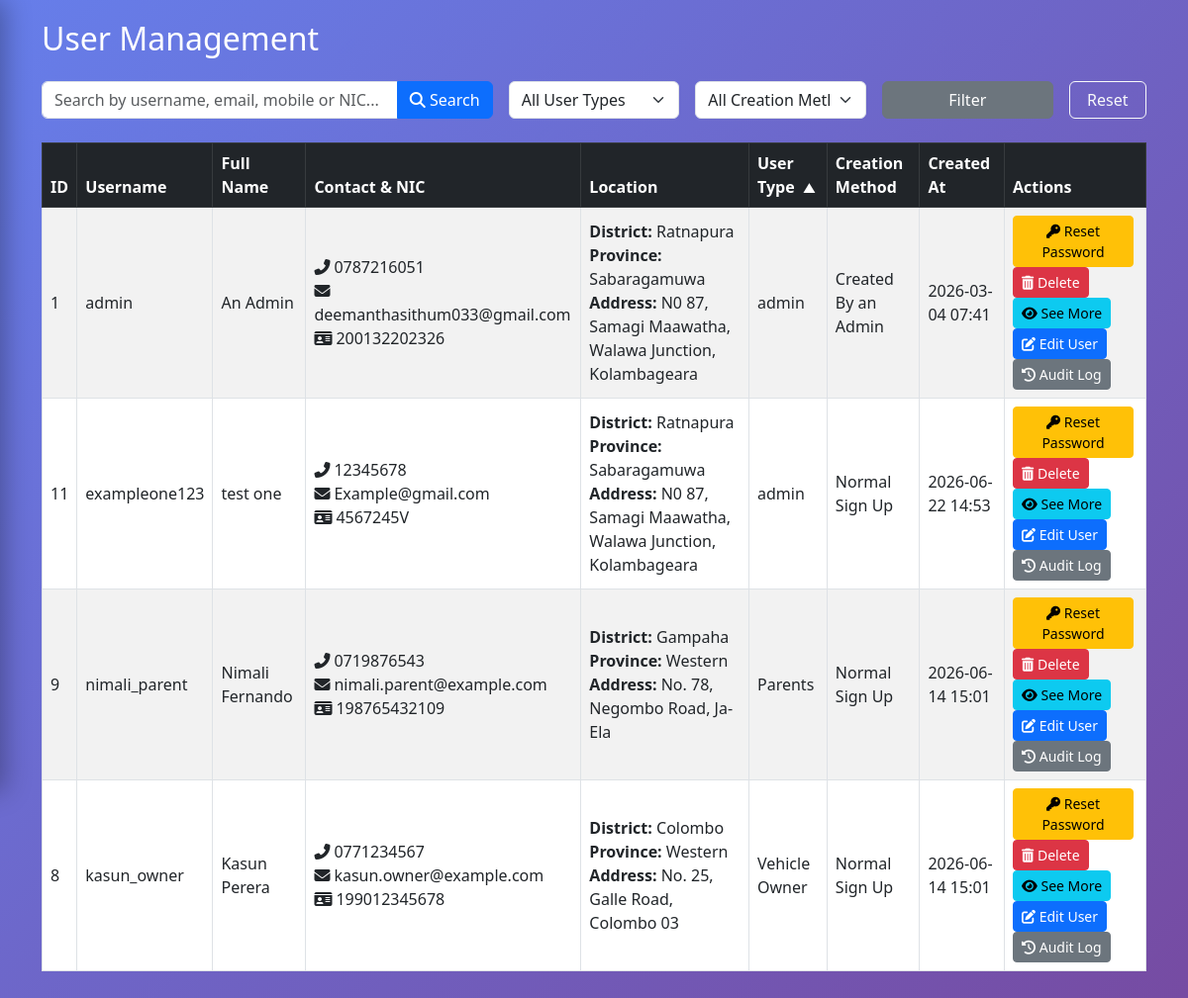
Page /user_management.php?sort=user_type&order=ASC on the committed database.
### tables this page shows
CREATE TABLE `user_created_method` (
  `id` int NOT NULL AUTO_INCREMENT,
  `user_id` int NOT NULL,
  `method` varchar(50) NOT NULL,
  `created_at` timestamp NULL DEFAULT CURRENT_TIMESTAMP,
  PRIMARY KEY (`id`),
  KEY `user_id` (`user_id`),
  CONSTRAINT `user_created_method_ibfk_1` FOREIGN KEY (`user_id`) REFERENCES `users` (`user_id`) ON DELETE CASCADE
);

CREATE TABLE `users` (
  `user_id` int NOT NULL AUTO_INCREMENT,
  `username` varchar(50) DEFAULT NULL,
  `fullname` varchar(100) NOT NULL,
  `mobile` varchar(15) DEFAULT NULL,
  `email` varchar(100) DEFAULT NULL,
  `nic` varchar(20) DEFAULT NULL,
  `district` varchar(100) NOT NULL,
  `province` varchar(100) NOT NULL,
  `address` text NOT NULL,
  `user_type` varchar(50) NOT NULL,
  `password` varchar(255) NOT NULL,
  `created_at` timestamp NULL DEFAULT CURRENT_TIMESTAMP,
  PRIMARY KEY (`user_id`),
  UNIQUE KEY `username` (`username`),
  UNIQUE KEY `email` (`email`),
  UNIQUE KEY `nic` (`nic`)
);

### user_management.php (the view, shortened to what this page needs)
<?php
include "Cookie_Managements/cookie_management.php";
$limit = 10;
$page = isset($_GET['page']) ? (int)$_GET['page'] : 1;
$offset = ($page - 1) * $limit;
$search = isset($_GET['search']) ? trim($_GET['search']) : '';
$user_type_filter = isset($_GET['user_type']) ? $_GET['user_type'] : '';
$creation_method_filter = isset($_GET['creation_method']) ? $_GET['creation_method'] : '';
$allowed_sorts = [
    'user_id'         => 'u.user_id',
    'username'        => 'u.username',
    'fullname'        => 'u.fullname',
    'user_type'       => 'u.user_type',
    'creation_method' => "COALESCE(ucm.method, 'Unknown')",
    'created_at'      => 'u.created_at'
];
$sort = isset($_GET['sort']) && array_key_exists($_GET['sort'], $allowed_sorts) ? $_GET['sort'] : 'created_at';
$order = (isset($_GET['order']) && strtoupper($_GET['order']) === 'ASC') ? 'ASC' : 'DESC';
$order_by = $allowed_sorts[$sort] . ' ' . $order;
function build_sort_url($column, $current_sort, $current_order) {
    $params = $_GET;
    unset($params['page']);
    $params['sort'] = $column;
    if ($column === $current_sort && $current_order === 'ASC') {
        $params['order'] = 'DESC';
    } else {
        $params['order'] = 'ASC';
    }
    return '?' . http_build_query($params);
}
$params = [];
$types = '';
$where_sql = '';
$data_sql = "SELECT u.user_id, u.username, u.fullname, u.mobile, u.email, u.nic, u.district, u.province, u.address, u.user_type, u.created_at, ucm.method AS creation_method
             FROM users u
             LEFT JOIN user_created_method ucm ON u.user_id = ucm.user_id
             $where_sql
             ORDER BY $order_by
             LIMIT ? OFFSET ?";
$stmt = $conn->prepare($data_sql);
if (!empty($params)) {
    $params[] = $limit;
    $params[] = $offset;
    $types .= 'ii';
} else {
    $params = [$limit, $offset];
    $types = 'ii';
}
$stmt->bind_param($types, ...$params);
$stmt->execute();
$result = $stmt->get_result();
?>
<!DOCTYPE html>
<html lang="en">
<head>
    <link href="https://cdn.jsdelivr.net/npm/bootstrap@5.3.0/dist/css/bootstrap.min.css" rel="stylesheet">
    <link rel="stylesheet" href="https://cdnjs.cloudflare.com/ajax/libs/font-awesome/6.4.0/css/all.min.css">
</head>
<body>
<?php include "side_bar.php"; ?>
<div class="container">
    <h2 class="mb-4 text-white">User Management</h2>
    <form method="GET" class="row g-3 mb-4">
        <div class="col-md-5">
            <div class="input-group">
                <input type="text" name="search" class="form-control" placeholder="Search by username, email, mobile or NIC..." value="<?= htmlspecialchars($search) ?>">
                <button class="btn btn-primary" type="submit"><i class="fas fa-search"></i> Search</button>
            </div>
        </div>
        <div class="col-md-2">
            <select name="user_type" class="form-select">
                <option value="">All User Types</option>
            </select>
        </div>
        <div class="col-md-2">
            <select name="creation_method" class="form-select">
                <option value="">All Creation Methods</option>
            </select>
        </div>
        <div class="col-md-2">
            <button type="submit" class="btn btn-secondary w-100">Filter</button>
        </div>
        <div class="col-md-1">
            <a href="user_management.php" class="btn btn-outline-light w-100">Reset</a>
        </div>
    </form>
    <?php if ($result && $result->num_rows > 0): ?>
        <div class="table-responsive">
            <table class="table table-striped table-hover table-bordered align-middle">
                <thead class="table-dark">
                    <tr>
                        <th>
                            <a href="<?= build_sort_url('user_id', $sort, $order) ?>" class="sortable text-white">
                                ID
                            </a>
                        </th>
                        <th>
                            <a href="<?= build_sort_url('username', $sort, $order) ?>" class="sortable text-white">
                                Username
                            </a>
                        </th>
                        <th>
                            <a href="<?= build_sort_url('fullname', $sort, $order) ?>" class="sortable text-white">
                                Full Name
                            </a>
                        </th>
                        <th>Contact & NIC</th>
                        <th>Location</th>
                        <th>
                            <a href="<?= build_sort_url('user_type', $sort, $order) ?>" class="sortable text-white">
                                User Type
                                <?php if ($sort === 'user_type'): ?>
                                    <span class="sort-icon"><?= $order === 'ASC' ? '▲' : '▼' ?></span>
                                <?php endif; ?>
                            </a>
                        </th>
                        <th>
                            <a href="<?= build_sort_url('creation_method', $sort, $order) ?>" class="sortable text-white">
                                Creation Method
                            </a>
                        </th>
                        <th>
                            <a href="<?= build_sort_url('created_at', $sort, $order) ?>" class="sortable text-white">
                                Created At
                            </a>
                        </th>
                        <th>Actions</th>
                    </tr>
                </thead>
                <tbody>
                    <?php while ($row = $result->fetch_assoc()):
                        $method_display = 'Unknown';
                        if ($row['creation_method'] === 'Normal') $method_display = 'Normal Sign Up';
                        elseif ($row['creation_method'] === 'Custom') $method_display = 'Created By an Admin';
                    ?>
                        <tr>
                            <td><?= $row['user_id'] ?></td>
                            <td><?= htmlspecialchars($row['username']) ?></td>
                            <td><?= htmlspecialchars($row['fullname']) ?></td>
                            <td>
                                <i class="fas fa-phone-alt me-1"></i><?= htmlspecialchars($row['mobile']) ?><br>
                                <i class="fas fa-envelope me-1"></i><?= htmlspecialchars($row['email']) ?><br>
                                <i class="fas fa-id-card me-1"></i><?= htmlspecialchars($row['nic']) ?>
                            </td>
                            <td>
                                <strong>District:</strong> <?= htmlspecialchars($row['district']) ?><br>
                                <strong>Province:</strong> <?= htmlspecialchars($row['province']) ?><br>
                                <strong>Address:</strong> <?= htmlspecialchars($row['address']) ?>
                            </td>
                            <td><?= htmlspecialchars($row['user_type']) ?></td>
                            <td><?= htmlspecialchars($method_display) ?></td>
                            <td><?= date('Y-m-d H:i', strtotime($row['created_at'])) ?></td>
                            <td>
                                <a href="includes/edit_user_password_by_admin.php?id=<?= $row['user_id'] ?>&page=<?= $page ?>&search=<?= urlencode($search) ?>&user_type=<?= urlencode($user_type_filter) ?>&creation_method=<?= urlencode($creation_method_filter) ?>&sort=<?= urlencode($sort) ?>&order=<?= urlencode($order) ?>" class="btn btn-warning btn-sm me-1" title="Reset Password" onclick="return confirm('Are you sure you want to reset this user\'s password to Temppass123?');"><i class="fas fa-key"></i> Reset Password</a>
                                <a href="delete_user.php?id=<?= $row['user_id'] ?>&page=<?= $page ?>&search=<?= urlencode($search) ?>&user_type=<?= urlencode($user_type_filter) ?>&creation_method=<?= urlencode($creation_method_filter) ?>&sort=<?= urlencode($sort) ?>&order=<?= urlencode($order) ?>" class="btn btn-danger btn-sm me-1" title="Delete" onclick="return confirm('Are you sure you want to delete this user?');"><i class="fas fa-trash-alt"></i> Delete</a>
                                <button type="button" class="btn btn-info btn-sm me-1 see-more-btn"
                                    data-userid="<?= $row['user_id'] ?>"
                                    data-username="<?= htmlspecialchars($row['username'], ENT_QUOTES, 'UTF-8') ?>"
                                    data-fullname="<?= htmlspecialchars($row['fullname'], ENT_QUOTES, 'UTF-8') ?>"
                                    data-mobile="<?= htmlspecialchars($row['mobile'], ENT_QUOTES, 'UTF-8') ?>"
                                    data-email="<?= htmlspecialchars($row['email'], ENT_QUOTES, 'UTF-8') ?>"
                                    data-nic="<?= htmlspecialchars($row['nic'], ENT_QUOTES, 'UTF-8') ?>"
                                    data-district="<?= htmlspecialchars($row['district'], ENT_QUOTES, 'UTF-8') ?>"
                                    data-province="<?= htmlspecialchars($row['province'], ENT_QUOTES, 'UTF-8') ?>"
                                    data-address="<?= htmlspecialchars($row['address'], ENT_QUOTES, 'UTF-8') ?>"
                                    data-usertype="<?= htmlspecialchars($row['user_type'], ENT_QUOTES, 'UTF-8') ?>"
                                    data-method_display="<?= htmlspecialchars($method_display, ENT_QUOTES, 'UTF-8') ?>"
                                    data-created="<?= date('Y-m-d H:i', strtotime($row['created_at'])) ?>"
                                    data-bs-toggle="modal"
                                    data-bs-target="#userDetailModal"
                                    title="See More">
                                    <i class="fas fa-eye"></i> See More
                                </button>
                                <button type="button" class="btn btn-primary btn-sm edit-user-btn"
                                    data-userid="<?= $row['user_id'] ?>"
                                    data-username="<?= htmlspecialchars($row['username'], ENT_QUOTES, 'UTF-8') ?>"
                                    data-fullname="<?= htmlspecialchars($row['fullname'], ENT_QUOTES, 'UTF-8') ?>"
                                    data-mobile="<?= htmlspecialchars($row['mobile'], ENT_QUOTES, 'UTF-8') ?>"
                                    data-email="<?= htmlspecialchars($row['email'], ENT_QUOTES, 'UTF-8') ?>"
                                    data-nic="<?= htmlspecialchars($row['nic'], ENT_QUOTES, 'UTF-8') ?>"
                                    data-district="<?= htmlspecialchars($row['district'], ENT_QUOTES, 'UTF-8') ?>"
                                    data-province="<?= htmlspecialchars($row['province'], ENT_QUOTES, 'UTF-8') ?>"
                                    data-address="<?= htmlspecialchars($row['address'], ENT_QUOTES, 'UTF-8') ?>"
                                    data-usertype="<?= htmlspecialchars($row['user_type'], ENT_QUOTES, 'UTF-8') ?>"
                                    data-bs-toggle="modal"
                                    data-bs-target="#editUserModal"
                                    title="Edit User">
                                    <i class="fas fa-edit"></i> Edit User
                                </button>
                                <button type="button" class="btn btn-secondary btn-sm audit-log-btn"
                                    data-userid="<?= $row['user_id'] ?>"
                                    data-username="<?= htmlspecialchars($row['username'], ENT_QUOTES, 'UTF-8') ?>"
                                    data-bs-toggle="modal"
                                    data-bs-target="#auditLogModal"
                                    title="View Audit Log">
                                    <i class="fas fa-history"></i> Audit Log
                                </button>
                            </td>
                        </tr>
                    <?php endwhile; ?>
                </tbody>
            </table>
        </div>
    <?php else: ?>
        <div class="alert alert-info">No users found.</div>
    <?php endif; ?>
</div>
</body>
</html>

### user_management.php (style rules this page uses)
* { margin: 0; padding: 0; box-sizing: border-box; }
body { font-family: 'Segoe UI', Tahoma, Geneva, Verdana, sans-serif; background: linear-gradient(135deg, #667eea 0%, #764ba2 100%); min-height: 100vh; overflow-x: hidden; }
.container { width: 100%; max-width: 1200px; margin: 0 auto; padding: 20px; }
.sortable { color: #fff; text-decoration: none; cursor: pointer; }
.sort-icon { margin-left: 4px; font-size: 0.8em; }

### side_bar.php (style rules this page uses)
:root { --main-highlight-bg: rgba(255, 255, 255, 0.25); --main-highlight-color: #ffffff; --sub-highlight-bg: rgba(243, 8, 212, 0.4); --sub-highlight-color: #ffffff; }

### rows in the picture
user_created_method: user.user_id "1", user.username "admin", user.fullname "An Admin", user.mobile "0787216051", user.email "deemanthasithum033@gmail.com", user.nic "200132202326", user.district "Ratnapura", user.province "Sabaragamuwa", user.address "N0 87, Samagi Maawatha, Walawa Junction, Kolambageara", user.user_type "admin", method "Created By an Admin", user.created_at "2026-03-04 07:41"
user_created_method: user.user_id "11", user.username "exampleone123", user.fullname "test one", user.mobile "12345678", user.email "Example@gmail.com", user.nic "4567245V", user.district "Ratnapura", user.province "Sabaragamuwa", user.address "N0 87, Samagi Maawatha, Walawa Junction, Kolambageara", user.user_type "admin", method "Normal Sign Up", user.created_at "2026-06-22 14:53"
user_created_method: user.user_id "9", user.username "nimali_parent", user.fullname "Nimali Fernando", user.mobile "0719876543", user.email "nimali.parent@example.com", user.nic "198765432109", user.district "Gampaha", user.province "Western", user.address "No. 78, Negombo Road, Ja-Ela", user.user_type "Parents", method "Normal Sign Up", user.created_at "2026-06-14 15:01"
user_created_method: user.user_id "8", user.username "kasun_owner", user.fullname "Kasun Perera", user.mobile "0771234567", user.email "kasun.owner@example.com", user.nic "199012345678", user.district "Colombo", user.province "Western", user.address "No. 25, Galle Road, Colombo 03", user.user_type "Vehicle Owner", method "Normal Sign Up", user.created_at "2026-06-14 15:01"
